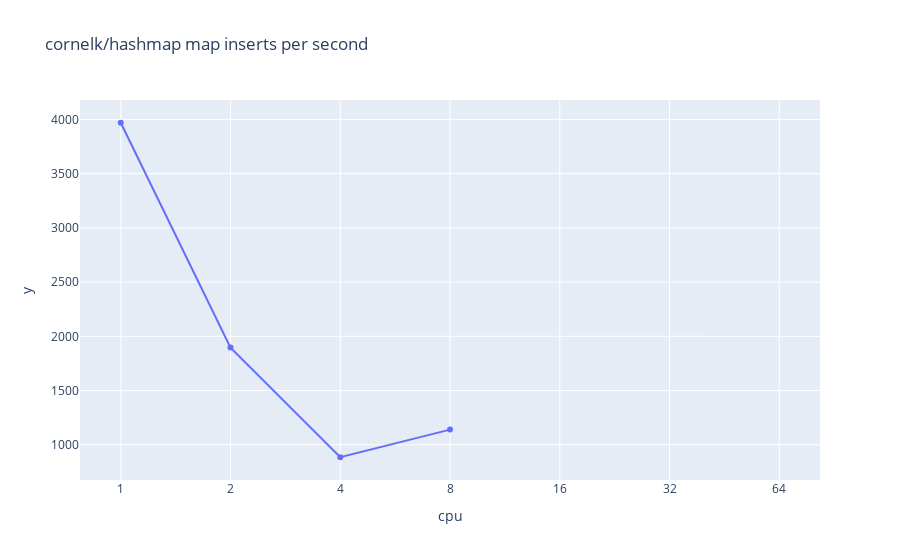
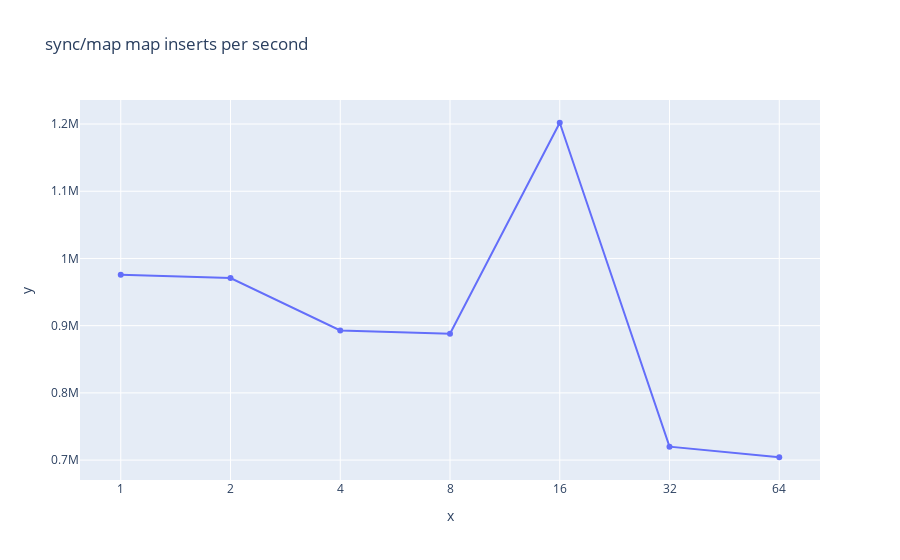
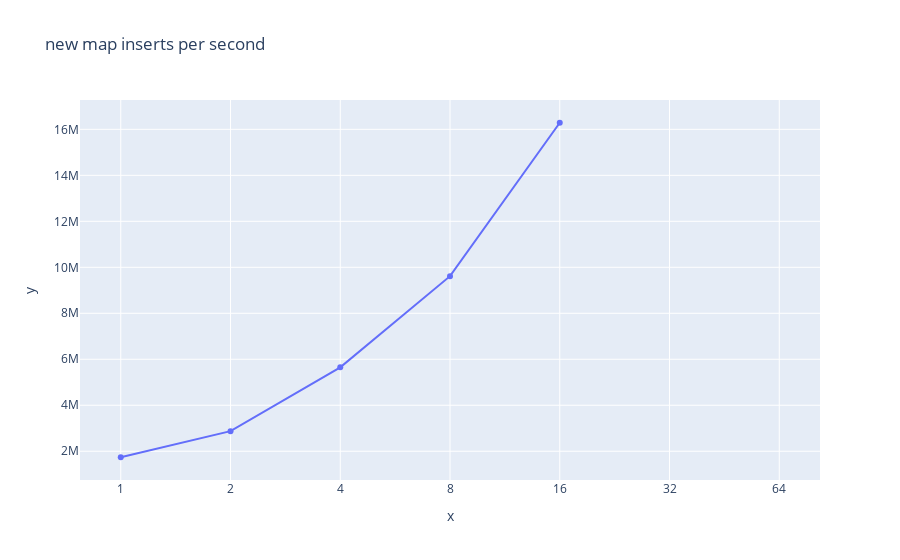

Notebook code for these charts, in order:
### Markdown cell above
# Hash Map

### Code cell
import pandas as pd
import matplotlib.pyplot as plt
import numpy as np
import plotly.express as px
import plotly.graph_objects as go

d = pd.read_csv("cornelk.csv")
d2 = pd.read_csv("syncMap.csv")
d3 = pd.read_csv("kobi.csv")


fig = px.line(d, x=d["cpu"], y=1/(d["nsop"]*10**-9), title='cornelk/hashmap map inserts per second')
fig.update_traces(mode='lines+markers')
fig.update_layout(xaxis_type='category')
fig.show()

fig2 = px.line(d, x=d2["cpu"], y=1/(d2["nsop"]*10**-9), title='sync/map map inserts per second')
fig2.update_traces(mode='lines+markers')
fig2.update_layout(xaxis_type='category')
fig2.show()

fig3 = px.line(d, x=d3["cpu"], y=1/(d3["nsop"]*10**-9), title='new map inserts per second')
fig3.update_traces(mode='lines+markers')
fig3.update_layout(xaxis_type='category')
fig3.show()

### Figure 1 — Plotly figure (JSON) as saved in the notebook; plotly's stock layout.template omitted (floating-point values rounded to 4 significant figures)
{"data": [{"hoverlabel": {"namelength": 0}, "hovertemplate": "cpu=%{x}<br>y=%{y}", "legendgroup": "", "line": {"color": "#636efa", "dash": "solid"}, "mode": "lines+markers", "name": "", "showlegend": false, "type": "scatter", "x": [1, 2, 4, 8, 16, 32, 64], "xaxis": "x", "y": [3969.0, 1896.0, 884.7, 1140.0, null, null, null], "yaxis": "y"}], "layout": {"autosize": true, "legend": {"tracegroupgap": 0}, "title": {"text": "cornelk/hashmap map inserts per second"}, "xaxis": {"anchor": "y", "autorange": true, "domain": [0, 1], "range": [-0.3631, 6.363], "title": {"text": "cpu"}, "type": "category"}, "yaxis": {"anchor": "x", "autorange": true, "domain": [0, 1], "range": [658.8, 4195.0], "title": {"text": "y"}, "type": "linear"}}}

### Figure 2 — Plotly figure (JSON) as saved in the notebook; plotly's stock layout.template omitted (floating-point values rounded to 4 significant figures)
{"data": [{"hoverlabel": {"namelength": 0}, "hovertemplate": "x=%{x}<br>y=%{y}", "legendgroup": "", "line": {"color": "#636efa", "dash": "solid"}, "mode": "lines+markers", "name": "", "showlegend": false, "type": "scatter", "x": [1, 2, 4, 8, 16, 32, 64], "xaxis": "x", "y": [975600.0, 970900.0, 892900.0, 888100.0, 1202000.0, 719900.0, 704200.0], "yaxis": "y"}], "layout": {"autosize": true, "legend": {"tracegroupgap": 0}, "title": {"text": "sync/map map inserts per second"}, "xaxis": {"anchor": "y", "autorange": true, "domain": [0, 1], "range": [-0.3631, 6.363], "title": {"text": "x"}, "type": "category"}, "yaxis": {"anchor": "x", "autorange": true, "domain": [0, 1], "range": [667800.0, 1238000.0], "title": {"text": "y"}, "type": "linear"}}}

### Figure 3 — Plotly figure (JSON) as saved in the notebook; plotly's stock layout.template omitted (floating-point values rounded to 4 significant figures)
{"data": [{"hoverlabel": {"namelength": 0}, "hovertemplate": "x=%{x}<br>y=%{y}", "legendgroup": "", "line": {"color": "#636efa", "dash": "solid"}, "mode": "lines+markers", "name": "", "showlegend": false, "type": "scatter", "x": [1, 2, 4, 8, 16, 32, 64], "xaxis": "x", "y": [1739000.0, 2874000.0, 5650000.0, 9615000.0, 16290000.0, null, null], "yaxis": "y"}], "layout": {"autosize": true, "legend": {"tracegroupgap": 0}, "title": {"text": "new map inserts per second"}, "xaxis": {"anchor": "y", "autorange": true, "domain": [0, 1], "range": [-0.3631, 6.363], "title": {"text": "x"}, "type": "category"}, "yaxis": {"anchor": "x", "autorange": true, "domain": [0, 1], "range": [673500.0, 17350000.0], "title": {"text": "y"}, "type": "linear"}}}
